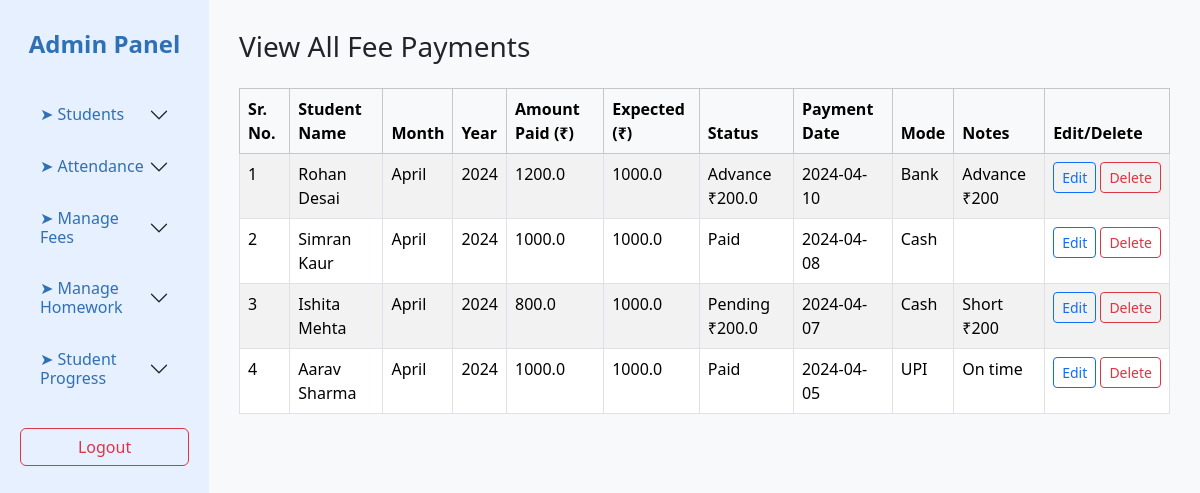
Page /view-fees on the committed database.
### tables this page shows
CREATE TABLE fees (
                id INTEGER PRIMARY KEY AUTOINCREMENT,
                student_id INTEGER NOT NULL,
                amount REAL NOT NULL,
                month TEXT NOT NULL,
                year TEXT NOT NULL,
                payment_date TEXT NOT NULL,
                payment_mode TEXT,
                notes TEXT, expected_fee REAL DEFAULT 1000,
                FOREIGN KEY (student_id) REFERENCES students(id)
            );

CREATE TABLE students (
            id INTEGER PRIMARY KEY AUTOINCREMENT,
            name TEXT NOT NULL,
            dob TEXT NOT NULL,
            contact TEXT NOT NULL,
            email TEXT NOT NULL
        , username TEXT, password TEXT);

### app.py (the view)
@app.route("/view-fees")
def view_fees():
    with sqlite3.connect("tuition.db", timeout=10) as conn:
        c = conn.cursor()
        c.execute('''
            SELECT f.id, s.name, f.amount, f.expected_fee, f.month, f.year,
                   f.payment_date, f.payment_mode, f.notes
            FROM fees f
            JOIN students s ON f.student_id = s.id
            ORDER BY f.payment_date DESC
        ''')
        fees = c.fetchall()
    processed_fees = []
    for row in fees:
        fee_id = row[0]
        name = row[1]
        amount = row[2]
        expected = row[3]
        month = row[4]
        year = row[5]
        date = row[6]
        mode = row[7]
        notes = row[8]
        if float(amount) < float(expected):
            status = f"Pending ₹{round(float(expected) - float(amount), 2)}"
        elif float(amount) > float(expected):
            status = f"Advance ₹{round(float(amount) - float(expected), 2)}"
        else:
            status = "Paid"
        processed_fees.append((
            name,         # fee[0]
            amount,       # fee[1]
            expected,     # fee[2]
            month,        # fee[3]
            year,         # fee[4]
            date,         # fee[5]
            mode,         # fee[6]
            notes,        # fee[7]
            status,       # fee[8]
            fee_id        # fee[9] ✅
        ))
    return render_template("view_fees.html", fees=processed_fees)

### templates/view_fees.html
{% extends "admin_dashboard.html" %}
{% block content %}
<h3 class="mb-4">View All Fee Payments</h3>
{% if fees %}
<table class="table table-bordered table-striped">
    <thead class="table-light">
        <tr>
            <th>Sr. No.</th>
            <th>Student Name</th>
            <th>Month</th>
            <th>Year</th>
            <th>Amount Paid (₹)</th>
            <th>Expected (₹)</th>
            <th>Status</th>
            <th>Payment Date</th>
            <th>Mode</th>
            <th>Notes</th>
            <th>Edit/Delete</th>
        </tr>
    </thead>
    <tbody>
        {% for fee in fees %}
        <tr>
            <td>{{ loop.index }}</td>
            <td>{{ fee[0] }}</td>
            <td>{{ fee[3] }}</td>
            <td>{{ fee[4] }}</td>
            <td>{{ fee[1] }}</td>
            <td>{{ fee[2] }}</td>
            <td>
                {% if "Pending" in fee[8] %}
                    <span>{{ fee[8] }}</span>
                {% elif "Advance" in fee[8] %}
                    <span >{{ fee[8] }}</span>
                {% else %}
                    <span >{{ fee[8] }}</span>
                {% endif %}
            </td>
            <td>{{ fee[5] }}</td>
            <td>{{ fee[6] }}</td>
            <td>{{ fee[7] }}</td>
            <td class="text-nowrap">
                <a href="{{ url_for('edit_fee', fee_id=fee[9]) }}" class="btn btn-sm btn-outline-primary">Edit</a>
                <form method="POST" action="{{ url_for('delete_fee', fee_id=fee[9]) }}" style="display:inline;"
                      onsubmit="return confirm('Are you sure you want to delete this fee record?');">
                    <button type="submit" class="btn btn-sm btn-outline-danger">Delete</button>
                </form>
            </td>
        </tr>
        {% endfor %}
    </tbody>
</table>
{% else %}
    <div class="alert alert-warning">No fee records found.</div>
{% endif %}
{% endblock %}

### templates/admin_dashboard.html (style rules this page uses)
body { display: flex; min-height: 100vh; font-family: 'Segoe UI', sans-serif; }

### rows in the picture
fees: name "Rohan Desai", month "April", year "2024", amount "1200.0", expected_fee "1000.0", notes "Advance ₹200.0", payment_date "2024-04-10", payment_mode "Bank", notes "Advance ₹200"
fees: name "Simran Kaur", month "April", year "2024", amount "1000.0", expected_fee "1000.0", fee "Paid", payment_date "2024-04-08", payment_mode "Cash"
fees: name "Ishita Mehta", month "April", year "2024", amount "800.0", expected_fee "1000.0", fee "Pending ₹200.0", payment_date "2024-04-07", payment_mode "Cash", notes "Short ₹200"
fees: name "Aarav Sharma", month "April", year "2024", amount "1000.0", expected_fee "1000.0", fee "Paid", payment_date "2024-04-05", payment_mode "UPI", notes "On time"
